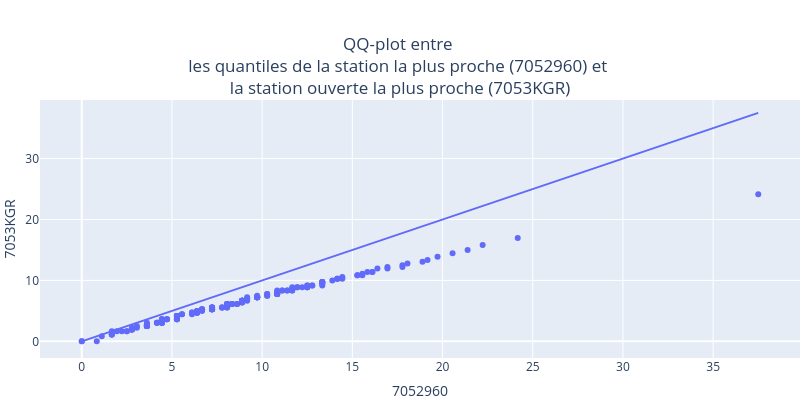
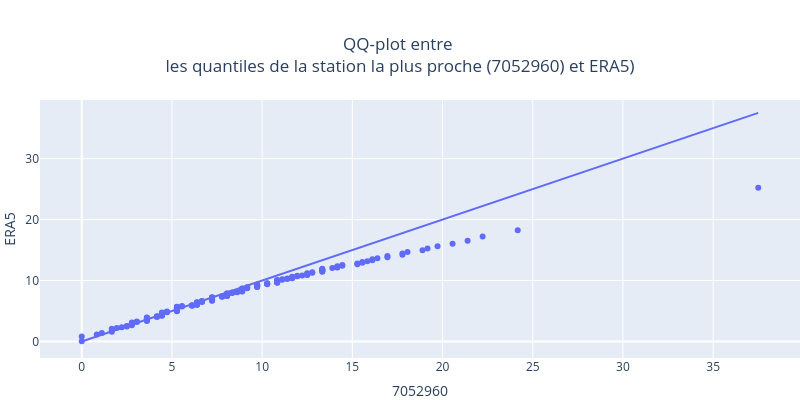
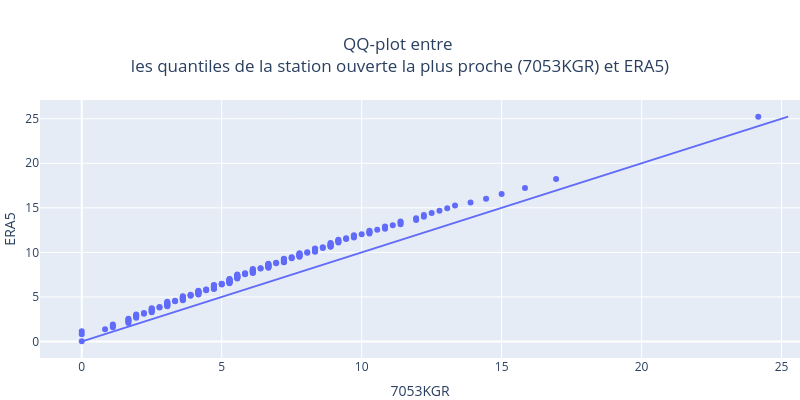

These figures' notebook cell, in order:
### Code cell
closest_latest_fig = create_qq_plot(
    closest["wind_speed"].alias(closest[0, "station_id"]),
    latest["wind_speed"].alias(latest[0, "station_id"]),
    title=f"QQ-plot entre <br>les quantiles de la station la plus proche ({closest[0,'station_id']}) et <br>la station ouverte la plus proche ({latest[0, 'station_id']})",
)
closest_era5_fig = create_qq_plot(
    closest["wind_speed"].alias(closest[0, "station_id"]),
    hourly_era5["wind_speed"].alias("ERA5"),
    title=f"QQ-plot entre <br>les quantiles de la station la plus proche ({closest[0,'station_id']}) et ERA5)",
)
latest_era5_fig = create_qq_plot(
    latest["wind_speed"].alias(latest[0, "station_id"]),
    hourly_era5["wind_speed"].alias("ERA5"),
    title=f"QQ-plot entre <br>les quantiles de la station ouverte la plus proche ({latest[0,'station_id']}) et ERA5)",
)
closest_latest_fig.write_image(figures_dir / "closest_latest_qq.svg")
closest_era5_fig.write_image(figures_dir / "closest_era5_qq.svg")
latest_era5_fig.write_image(figures_dir / "latest_era5_qq.svg")
closest_latest_fig.show()
closest_era5_fig.show()
latest_era5_fig.show()

### Figure 1 — Plotly figure (JSON) as saved in the notebook; plotly's stock layout.template omitted (floating-point values rounded to 4 significant figures; data arrays with more than 128 entries replaced by an {"elided": "..."} marker saying what was removed)
{"data": [{"line": {"color": "hsl(236, 94%, 68%)"}, "mode": "lines", "type": "scatter", "x": [0, 37.5], "y": [0, 37.5]}, {"marker": {"color": "hsl(236, 94%, 68%)"}, "mode": "markers", "type": "scatter", "x": {"elided": "200 float values"}, "y": {"elided": "200 float values"}}], "layout": {"height": 400, "margin": {"autoexpand": true, "b": 0, "l": 0, "r": 0, "t": 100}, "showlegend": false, "title": {"text": "QQ-plot entre <br>les quantiles de la station la plus proche (7052960) et <br>la station ouverte la plus proche (7053KGR)", "x": 0.5, "xanchor": "center"}, "width": 800, "xaxis": {"title": {"text": "7052960"}}, "yaxis": {"title": {"text": "7053KGR"}}}}

### Figure 2 — Plotly figure (JSON) as saved in the notebook; plotly's stock layout.template omitted (floating-point values rounded to 4 significant figures; data arrays with more than 128 entries replaced by an {"elided": "..."} marker saying what was removed)
{"data": [{"line": {"color": "hsl(236, 94%, 68%)"}, "mode": "lines", "type": "scatter", "x": [0, 37.5], "y": [0, 37.5]}, {"marker": {"color": "hsl(236, 94%, 68%)"}, "mode": "markers", "type": "scatter", "x": {"elided": "200 float values"}, "y": {"elided": "200 float values"}}], "layout": {"height": 400, "margin": {"autoexpand": true, "b": 0, "l": 0, "r": 0, "t": 100}, "showlegend": false, "title": {"text": "QQ-plot entre <br>les quantiles de la station la plus proche (7052960) et ERA5)", "x": 0.5, "xanchor": "center"}, "width": 800, "xaxis": {"title": {"text": "7052960"}}, "yaxis": {"title": {"text": "ERA5"}}}}

### Figure 3 — Plotly figure (JSON) as saved in the notebook; plotly's stock layout.template omitted (floating-point values rounded to 4 significant figures; data arrays with more than 128 entries replaced by an {"elided": "..."} marker saying what was removed)
{"data": [{"line": {"color": "hsl(236, 94%, 68%)"}, "mode": "lines", "type": "scatter", "x": [0.01524, 25.23], "y": [0.01524, 25.23]}, {"marker": {"color": "hsl(236, 94%, 68%)"}, "mode": "markers", "type": "scatter", "x": {"elided": "200 float values"}, "y": {"elided": "200 float values"}}], "layout": {"height": 400, "margin": {"autoexpand": true, "b": 0, "l": 0, "r": 0, "t": 100}, "showlegend": false, "title": {"text": "QQ-plot entre <br>les quantiles de la station ouverte la plus proche (7053KGR) et ERA5)", "x": 0.5, "xanchor": "center"}, "width": 800, "xaxis": {"title": {"text": "7053KGR"}}, "yaxis": {"title": {"text": "ERA5"}}}}
